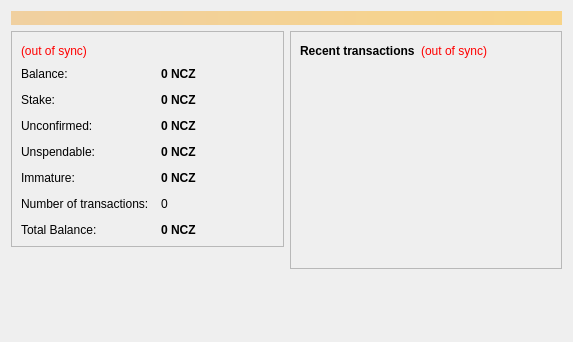
<?xml version="1.0" encoding="UTF-8"?>
<ui version="4.0">
 <class>OverviewPage</class>
 <widget class="QWidget" name="OverviewPage">
  <property name="geometry">
   <rect>
    <x>0</x>
    <y>0</y>
    <width>573</width>
    <height>342</height>
   </rect>
  </property>
  <property name="windowTitle">
   <string>Form</string>
  </property>
  <layout class="QVBoxLayout" name="topLayout">
   <item>
    <widget class="QLabel" name="labelAlerts">
     <property name="visible">
      <bool>false</bool>
     </property>
     <property name="styleSheet">
      <string notr="true">background-color: qlineargradient(x1: 0, y1: 0, x2: 1, y2: 0, stop:0 #F0D0A0, stop:1 #F8D488); color:#000000;</string>
     </property>
     <property name="wordWrap">
      <bool>true</bool>
     </property>
     <property name="margin">
      <number>3</number>
     </property>
    </widget>
   </item>
   <item>
    <layout class="QHBoxLayout" name="horizontalLayout" stretch="1,1">
     <item>
      <layout class="QVBoxLayout" name="verticalLayout_2">
       <item>
        <widget class="QFrame" name="frame">
         <property name="frameShape">
          <enum>QFrame::StyledPanel</enum>
         </property>
         <property name="frameShadow">
          <enum>QFrame::Raised</enum>
         </property>
         <layout class="QVBoxLayout" name="verticalLayout_4">
          <item>
           <layout class="QHBoxLayout" name="horizontalLayout_4">
            <item>
             <widget class="QLabel" name="labelWalletStatus">
              <property name="toolTip">
               <string>The displayed information may be out of date. Your wallet automatically synchronizes with the NanoCheeZe network after a connection is established, but this process has not completed yet.</string>
              </property>
              <property name="styleSheet">
               <string notr="true">QLabel { color: red; }</string>
              </property>
              <property name="text">
               <string notr="true">(out of sync)</string>
              </property>
              <property name="alignment">
               <set>Qt::AlignLeading|Qt::AlignLeft|Qt::AlignVCenter</set>
              </property>
             </widget>
            </item>
            <item>
             <spacer name="horizontalSpacer_2">
              <property name="orientation">
               <enum>Qt::Horizontal</enum>
              </property>
              <property name="sizeHint" stdset="0">
               <size>
                <width>40</width>
                <height>20</height>
               </size>
              </property>
             </spacer>
            </item>
           </layout>
          </item>
          <item>
           <layout class="QFormLayout" name="formLayout_2">
            <property name="fieldGrowthPolicy">
             <enum>QFormLayout::AllNonFixedFieldsGrow</enum>
            </property>
            <property name="horizontalSpacing">
             <number>12</number>
            </property>
            <property name="verticalSpacing">
             <number>12</number>
            </property>
            <item row="0" column="0">
             <widget class="QLabel" name="label">
              <property name="text">
               <string>Balance:</string>
              </property>
             </widget>
            </item>
            <item row="0" column="1">
             <widget class="QLabel" name="labelBalance">
              <property name="font">
               <font>
                <weight>75</weight>
                <bold>true</bold>
               </font>
              </property>
              <property name="cursor">
               <cursorShape>IBeamCursor</cursorShape>
              </property>
              <property name="toolTip">
               <string>Your current balance</string>
              </property>
              <property name="text">
               <string notr="true">0 NCZ</string>
              </property>
              <property name="textInteractionFlags">
               <set>Qt::LinksAccessibleByMouse|Qt::TextSelectableByKeyboard|Qt::TextSelectableByMouse</set>
              </property>
             </widget>
            </item>
            <item row="1" column="0">
             <widget class="QLabel" name="label_6">
              <property name="text">
               <string>Stake:</string>
              </property>
             </widget>
            </item>
            <item row="1" column="1">
             <widget class="QLabel" name="labelStake">
              <property name="font">
               <font>
                <weight>75</weight>
                <bold>true</bold>
               </font>
              </property>
              <property name="cursor">
               <cursorShape>IBeamCursor</cursorShape>
              </property>
              <property name="toolTip">
               <string>Total of coins that was staked, and do not yet count toward the current balance</string>
              </property>
              <property name="text">
               <string notr="true">0 NCZ</string>
              </property>
              <property name="textInteractionFlags">
               <set>Qt::LinksAccessibleByMouse|Qt::TextSelectableByKeyboard|Qt::TextSelectableByMouse</set>
              </property>
             </widget>
            </item>
            <item row="2" column="0">
             <widget class="QLabel" name="label_3">
              <property name="text">
               <string>Unconfirmed:</string>
              </property>
             </widget>
            </item>
            <item row="2" column="1">
             <widget class="QLabel" name="labelUnconfirmed">
              <property name="font">
               <font>
                <weight>75</weight>
                <bold>true</bold>
               </font>
              </property>
              <property name="cursor">
               <cursorShape>IBeamCursor</cursorShape>
              </property>
              <property name="toolTip">
               <string>Total of transactions that have yet to be confirmed, and do not yet count toward the current balance</string>
              </property>
              <property name="text">
               <string notr="true">0 NCZ</string>
              </property>
              <property name="textInteractionFlags">
               <set>Qt::LinksAccessibleByMouse|Qt::TextSelectableByKeyboard|Qt::TextSelectableByMouse</set>
              </property>
             </widget>
            </item>
            <item row="3" column="0">
             <widget class="QLabel" name="labelBalanceWatchOnlyText">
              <property name="text">
               <string>Unspendable:</string>
              </property>
             </widget>
            </item>
            <item row="3" column="1">
             <widget class="QLabel" name="labelBalanceWatchOnly">
              <property name="font">
               <font>
                <weight>75</weight>
                <bold>true</bold>
               </font>
              </property>
              <property name="cursor">
               <cursorShape>IBeamCursor</cursorShape>
              </property>
              <property name="toolTip">
               <string>Your unspendable balance</string>
              </property>
              <property name="text">
               <string notr="true">0 NCZ</string>
              </property>
              <property name="textInteractionFlags">
               <set>Qt::LinksAccessibleByMouse|Qt::TextSelectableByKeyboard|Qt::TextSelectableByMouse</set>
              </property>
             </widget>
            </item>
            <item row="4" column="0">
             <widget class="QLabel" name="labelImmatureText">
              <property name="text">
               <string>Immature:</string>
              </property>
             </widget>
            </item>
            <item row="4" column="1">
             <widget class="QLabel" name="labelImmature">
              <property name="font">
               <font>
                <weight>75</weight>
                <bold>true</bold>
               </font>
              </property>
              <property name="toolTip">
               <string>Mined balance that has not yet matured</string>
              </property>
              <property name="text">
               <string notr="true">0 NCZ</string>
              </property>
              <property name="textInteractionFlags">
               <set>Qt::LinksAccessibleByMouse|Qt::TextSelectableByKeyboard|Qt::TextSelectableByMouse</set>
              </property>
             </widget>
            </item>
            <item row="5" column="0">
             <widget class="QLabel" name="label_2">
              <property name="text">
               <string>Number of transactions:</string>
              </property>
             </widget>
            </item>
            <item row="5" column="1">
             <widget class="QLabel" name="labelNumTransactions">
              <property name="toolTip">
               <string>Total number of transactions in wallet</string>
              </property>
              <property name="text">
               <string notr="true">0</string>
              </property>
             </widget>
            </item>
            <item row="6" column="0">
             <widget class="QLabel" name="labelTotBalanceText">
              <property name="text">
               <string>Total Balance:</string>
              </property>
             </widget>
            </item>
            <item row="6" column="1">
             <widget class="QLabel" name="labelTotBalance">
              <property name="font">
               <font>
                <weight>75</weight>
                <bold>true</bold>
               </font>
              </property>
              <property name="cursor">
               <cursorShape>IBeamCursor</cursorShape>
              </property>
              <property name="toolTip">
               <string>Your current total balance of all loaded wallet</string>
              </property>
              <property name="text">
               <string notr="true">0 NCZ</string>
              </property>
              <property name="textInteractionFlags">
               <set>Qt::LinksAccessibleByMouse|Qt::TextSelectableByKeyboard|Qt::TextSelectableByMouse</set>
              </property>
             </widget>
            </item>
           </layout>
          </item>
         </layout>
        </widget>
       </item>
       <item>
        <spacer name="verticalSpacer">
         <property name="orientation">
          <enum>Qt::Vertical</enum>
         </property>
         <property name="sizeHint" stdset="0">
          <size>
           <width>20</width>
           <height>40</height>
          </size>
         </property>
        </spacer>
       </item>
       <item>
        <widget class="QLabel" name="label_wallet_bgcoin">
         <property name="text">
          <string/>
         </property>
         <property name="pixmap">
          <pixmap resource="../bitcoin.qrc">:/images/wallet_bgcoin</pixmap>
         </property>
         <property name="scaledContents">
          <bool>false</bool>
         </property>
         <property name="alignment">
          <set>Qt::AlignCenter</set>
         </property>
         <property name="margin">
          <number>-2</number>
         </property>
        </widget>
       </item>
      </layout>
     </item>
     <item>
      <layout class="QVBoxLayout" name="verticalLayout_3">
       <item>
        <widget class="QFrame" name="frame_2">
         <property name="frameShape">
          <enum>QFrame::StyledPanel</enum>
         </property>
         <property name="frameShadow">
          <enum>QFrame::Raised</enum>
         </property>
         <layout class="QVBoxLayout" name="verticalLayout">
          <item>
           <layout class="QHBoxLayout" name="horizontalLayout_2">
            <item>
             <widget class="QLabel" name="label_4">
              <property name="text">
               <string>&lt;b&gt;Recent transactions&lt;/b&gt;</string>
              </property>
             </widget>
            </item>
            <item>
             <widget class="QLabel" name="labelTransactionsStatus">
              <property name="toolTip">
               <string>The displayed information may be out of date. Your wallet automatically synchronizes with the Bitcoin network after a connection is established, but this process has not completed yet.</string>
              </property>
              <property name="styleSheet">
               <string notr="true">QLabel { color: red; }</string>
              </property>
              <property name="text">
               <string notr="true">(out of sync)</string>
              </property>
              <property name="alignment">
               <set>Qt::AlignRight|Qt::AlignTrailing|Qt::AlignVCenter</set>
              </property>
             </widget>
            </item>
            <item>
             <spacer name="horizontalSpacer">
              <property name="orientation">
               <enum>Qt::Horizontal</enum>
              </property>
              <property name="sizeHint" stdset="0">
               <size>
                <width>40</width>
                <height>20</height>
               </size>
              </property>
             </spacer>
            </item>
           </layout>
          </item>
          <item>
           <widget class="QListView" name="listTransactions">
            <property name="styleSheet">
             <string notr="true">QListView { background: transparent; }</string>
            </property>
            <property name="frameShape">
             <enum>QFrame::NoFrame</enum>
            </property>
            <property name="verticalScrollBarPolicy">
             <enum>Qt::ScrollBarAlwaysOff</enum>
            </property>
            <property name="horizontalScrollBarPolicy">
             <enum>Qt::ScrollBarAlwaysOff</enum>
            </property>
            <property name="selectionMode">
             <enum>QAbstractItemView::NoSelection</enum>
            </property>
           </widget>
          </item>
         </layout>
        </widget>
       </item>
       <item>
        <spacer name="verticalSpacer_2">
         <property name="orientation">
          <enum>Qt::Vertical</enum>
         </property>
         <property name="sizeHint" stdset="0">
          <size>
           <width>20</width>
           <height>40</height>
          </size>
         </property>
        </spacer>
       </item>
      </layout>
     </item>
    </layout>
   </item>
  </layout>
 </widget>
 <resources/>
 <connections/>
</ui>
